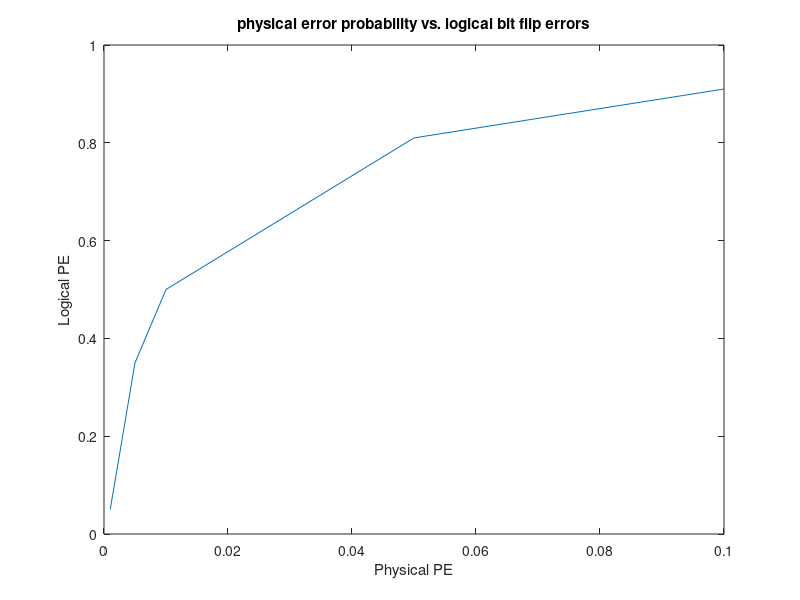

Write MATLAB code to recreate this figure.
X = [0.001 0.005 0.01 0.05 0.1]
Y = [0.05 0.35 0.5 0.81 0.91]

plot(X,Y)

title('physical error probability vs. logical bit flip errors')
ylabel('Logical PE')
xlabel('Physical PE')